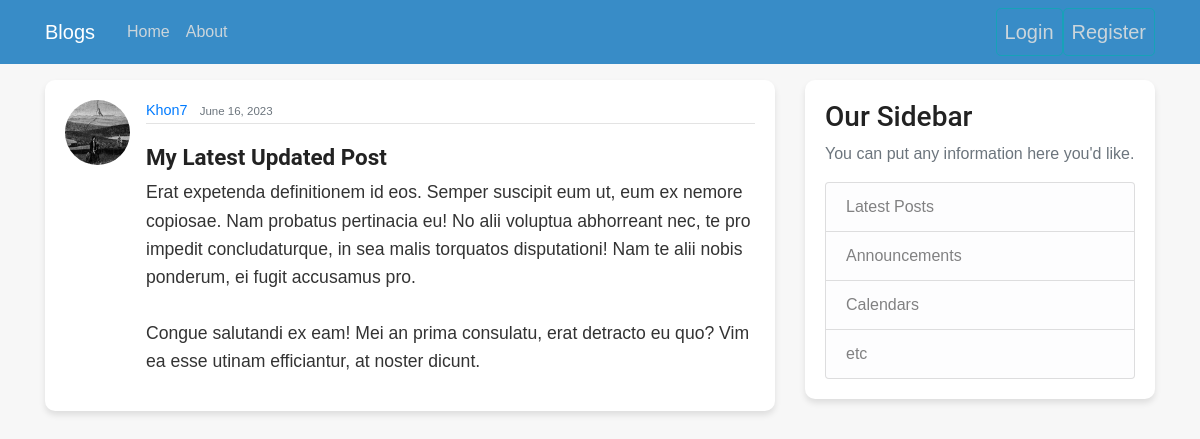
The page /post/29/ on the database its author committed.
### blog/models.py (models this page shows, shortened)
class Post(models.Model):
    title = models.CharField(max_length=100)
    content = models.TextField()
    date_posted = models.DateTimeField(default=timezone.now)
    author = models.ForeignKey(User, on_delete=models.CASCADE)

### user/models.py (models this page shows, shortened)
class Profile(models.Model):
    user = models.OneToOneField(User, on_delete=models.CASCADE)
    image = models.ImageField(default='default.jpg', upload_to='profile_pics')

### blog/views.py (the view)
# urls.py: path('post/<int:pk>/', PostDetailView.as_view(), name='post-detail'),
class PostDetailView(DetailView):
    model = Post

### blog/templates/blog/post_detail.html (shortened to what this page needs)
{% extends "blog/base.html" %}
{% block content %}
  <article class="media content-section">
    <img class='rounded-circle article-img' src="{{ object.author.profile.image.url }}">
    <div class="media-body">
      <div class="article-metadata">
        <a class="mr-2" href="{% url 'user-posts' object.author.username %}">{{ object.author }}</a>
        <small class="text-muted">{{ object.date_posted | date:"F d, Y" }}</small>
      </div>
      <h2 class="article-title">{{ object.title }}</h2>
      <p class="article-content">{{ object.content }}</p>
    </div>
  </article>
{% endblock content %}

### blog/static/blog/main.css (style rules this page uses)
body { background: #f7f7f7; color: #333333; margin-top: 5rem; font-family: "Arial", sans-serif; }
h1, h2, h3, h4, h5, h6 { color: #222222; font-family: "Roboto", sans-serif; }
.content-section { background: #ffffff; padding: 20px; border: 1px solid #dddddd; border-radius: 5px; margin-bottom: 20px; box-shadow: 0 2px 4px rgba(0, 0, 0, 0.1); }
.article-title { color: #222222; font-weight: bold; font-size: 1.2rem; }
.article-content { white-space: pre-line; }
.article-img { height: 65px; width: 65px; margin-right: 16px; border-radius: 50%; }
.article-metadata { padding-bottom: 1px; margin-bottom: 10px; border-bottom: 1px solid #e3e3e3; font-size: 0.9rem; color: #777777; }
.content-section { background: #ffffff; padding: 20px; border: none; border-radius: 10px; margin-bottom: 20px; box-shadow: 0 4px 6px rgba(0, 0, 0, 0.1); }
.article-title { color: #222222; font-weight: bold; font-size: 1.4rem; }
.article-content { font-size: 1.1rem; line-height: 1.6; }
.article-metadata { margin-bottom: 20px; }

### rows shown on the page
Post: author.profile.image (picture), author "Khon7", date_posted "June 16, 2023", title "My Latest Updated Post", content "Erat expetenda definitionem id eos. Semper suscipit eum ut, eum ex nemore copiosae. Nam probatus pertinacia eu! No alii voluptua abhorreant nec, te pro impedit concludaturque, in sea malis torquatos disputationi! Nam te alii nobis ponderum, ei fugit accusamus pro. Congue salutandi ex eam! Mei an prima consulatu, erat detracto eu quo? Vim ea esse utinam efficiantur, at noster dicunt."
